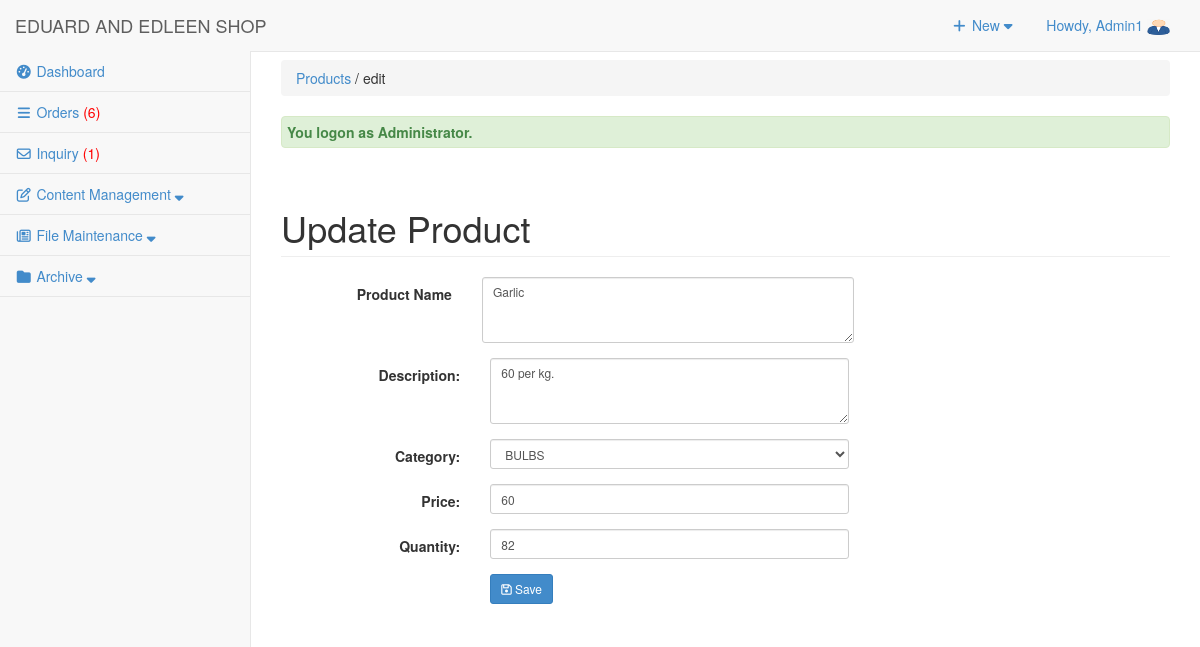
Screenshot of /admin/products/index.php?view=edit&id=201754 (signed in) with the database file from the repository.
### tables this page shows
CREATE TABLE `tbluseraccount` (
  `USERID` int(11) NOT NULL,
  `U_NAME` varchar(122) NOT NULL,
  `U_USERNAME` varchar(122) NOT NULL,
  `U_PASS` varchar(122) NOT NULL,
  `U_ROLE` varchar(30) NOT NULL,
  `USERIMAGE` varchar(255) NOT NULL,
  `U_STATUS` varchar(255) NOT NULL DEFAULT 'Active'
);

CREATE TABLE `tblproduct` (
  `PROID` int(11) NOT NULL,
  `PRODNAME` varchar(100) NOT NULL,
  `PRODESC` varchar(255) DEFAULT NULL,
  `INGREDIENTS` varchar(255) NOT NULL,
  `PROQTY` int(11) DEFAULT NULL,
  `ORIGINALPRICE` double NOT NULL,
  `PROPRICE` double DEFAULT NULL,
  `CATEGID` int(11) DEFAULT NULL,
  `IMAGES` varchar(255) DEFAULT NULL,
  `PROSTATS` varchar(30) DEFAULT NULL,
  `OWNERNAME` varchar(90) NOT NULL,
  `OWNERPHONE` varchar(90) NOT NULL,
  `PROD_STATUS` varchar(255) NOT NULL DEFAULT 'Active'
);

CREATE TABLE `tblcategory` (
  `CATEGID` int(11) NOT NULL,
  `CATEGORIES` varchar(255) NOT NULL,
  `USERID` int(11) NOT NULL
);

### admin/products/index.php (called while the page is built, shortened)
<?php
require_once("../../include/initialize.php");
$view = (isset($_GET['view']) && $_GET['view'] != '') ? $_GET['view'] : '';
	$header=$view;
	$title="Products";
require_once ("../theme/templates.php");
?>

### include/database.php (called while the page is built, shortened)
<?php
class Database {
	var $sql_string = '';
	private $conn;
	public function open_connection() {
		$this->conn = mysqli_connect(server,user,pass);
		if(!$this->conn){
			echo "Problem in database connection! Contact administrator!";
			exit();
		}else{
			$db_select = mysqli_select_db($this->conn,database_name);
		}
	}
	function setQuery($sql='') {
		$this->sql_string=$sql;
	}
	function executeQuery() {
		$result = mysqli_query($this->conn,$this->sql_string);
		return $result;
	}
	private function confirm_query($result) {
		return $result;
	}
	function loadSingleResult() {
		$cur = $this->executeQuery();
		while ($row = mysqli_fetch_object($cur)) {
		return $data = $row;
		}
	}
	public function num_rows($result_set) {
		return mysqli_num_rows($result_set);
	}
}
$mydb = new Database();
?>

### include/accounts.php (called while the page is built, shortened)
<?php
require_once(LIB_PATH.DS.'database.php');
class User {
	protected static  $tblname = "tbluseraccount";
	function single_user($id=""){
			global $mydb;
			$mydb->setQuery("SELECT * FROM ".self::$tblname."
				Where USERID= '{$id}' LIMIT 1");
			$cur = $mydb->loadSingleResult();
			return $cur;
	}
}
?>

### include/products.php (called while the page is built, shortened)
<?php
require_once(LIB_PATH.DS.'database.php');
class Product {
	protected static  $tblname = "tblproduct";
	function single_product($id=""){
			global $mydb;
			$mydb->setQuery("SELECT * FROM ".self::$tblname."
				Where PROID= '{$id}' LIMIT 1");
			$cur = $mydb->loadSingleResult();
			return $cur;
	}
}
?>

### include/categories.php (called while the page is built, shortened)
<?php
require_once(LIB_PATH.DS.'database.php');
class Category {
	protected static  $tblname = "tblcategory";
	function single_category($id=""){
			global $mydb;
			$mydb->setQuery("SELECT * FROM ".self::$tblname."
				Where CATEGID= '{$id}' LIMIT 1");
			$cur = $mydb->loadSingleResult();
			return $cur;
	}
}
?>

### admin/products/edit.php (the view, shortened to what this page needs)
<?php
  $PROID = $_GET['id'];
  $product = New Product();
  $singleproduct = $product->single_product($PROID);
?>
        <div class="row">
         <div class="col-lg-12">
            <h1 class="page-header">Update Product</h1>
          </div>
       </div>
       <form class="form-horizontal span6" action="controller.php?action=edit" method="POST"  />
                <div class="row">
                  <div class="form-group">
                     <div class="col-md-8">
                       <label class="col-md-4 control-label" for=
                       "PRODNAME">Product Name</label>
                       <div class="col-md-8">
                       <textarea class="form-control input-sm" id="PRODNAME" name="PRODNAME" cols="1" rows="3" ><?php echo $singleproduct->PRODNAME; ?></textarea>
                       </div>
                     </div>
                   </div>
                  </div>
                     <div class="form-group">
                    <div class="col-md-8">
                      <label class="col-md-4 control-label" for=
                      "PRODESC">Description:</label>
                      <div class="col-md-8">
                      <textarea class="form-control input-sm" id="PRODESC" name="PRODESC" cols="1" rows="3" ><?php echo $singleproduct->PRODESC; ?>
                      </textarea>
                      </div>
                    </div>
                  </div>
                  <div class="form-group">
                    <div class="col-md-8">
                      <label class="col-md-4 control-label" for=
                      "CATEGORY">Category:</label>
                      <div class="col-md-8">
                       <select class="form-control input-sm" name="CATEGORY" id="CATEGORY">
                          <?php
                         $category = New Category();
                          $singlecategory = $category->single_category($singleproduct->CATEGID);
                          echo  '<option SELECTED  value='.$singlecategory->CATEGID.' >'.$singlecategory->CATEGORIES.'</option>';
                          ?>
                        </select>
                      </div>
                    </div>
                  </div>
                   <div class="form-group">
                    <div class="col-md-8">
                      <label class="col-md-4 control-label" for=
                      "PROPRICE">Price:</label>
                      <div class="col-md-8">
                          <input class="form-control input-sm" id="PROPRICE"  step="any" name="PROPRICE" placeholder=
                            "&#8369 Price " type="number" value="<?php echo $singleproduct->PROPRICE; ?>">
                      </div>
                    </div>
                  </div>
                   <div class="form-group">
                    <div class="col-md-8">
                      <label class="col-md-4 control-label" for=
                      "PROQTY">Quantity:</label>
                      <div class="col-md-8">
                         <input class="form-control input-sm" id="PROQTY" name="PROQTY" placeholder=
                            "Quantity" type="number" value="<?php echo $singleproduct->PROQTY; ?>">
                      </div>
                    </div>
                  </div>
             <div class="form-group">
                    <div class="col-md-8">
                      <label class="col-md-4 control-label" for=
                      "idno"></label>
                      <div class="col-md-8">
                               <button class="btn  btn-primary btn-sm" name="save" type="submit" ><span class="fa fa-save fw-fa"></span> Save</button>
                  </div>
                    </div>
                  </div>
            </div>

### admin/theme/templates.php (shortened to what this page needs)
<!DOCTYPE html>
<html lang="en">
<head>
<link href="<?php echo web_root; ?>admin/css/bootstrap.min.css" rel="stylesheet">
<link href="<?php echo web_root; ?>admin/css/metisMenu.min.css" rel="stylesheet">
<link href="<?php echo web_root; ?>admin/css/timeline.css" rel="stylesheet">
<link href="<?php echo web_root; ?>admin/css/sb-admin-2.css" rel="stylesheet">
<link href="<?php echo web_root; ?>admin/font/css/font-awesome.min.css" rel="stylesheet" type="text/css">
<link href="<?php echo web_root; ?>admin/font/font-awesome.min.css" rel="stylesheet" type="text/css">
<link href="<?php echo web_root; ?>admin/css/dataTables.bootstrap.css" rel="stylesheet">
<link href="<?php echo web_root; ?>css/bootstrap-datetimepicker.min.css" rel="stylesheet" media="screen">
<link href="<?php echo web_root; ?>css/datepicker.css" rel="stylesheet" media="screen">
<link href="<?php echo web_root; ?>admin/css/costum.css" rel="stylesheet">
<link href="<?php echo web_root; ?>admin/css/ekko-lightbox.css" rel="stylesheet">
</head>
  <?php
    $query = "SELECT * FROM tblsummary WHERE ORDEREDSTATS = 'Pending'";
    $mydb->setQuery($query);
    $cur = $mydb->executeQuery();
    $rowscount = $mydb->num_rows($cur);
    $res = isset($rowscount)? $rowscount : 0;
    if($res>0){
    $order = '<span style="color:red;">('.$res.')</span>';
    }else{
        $order = '<span> ('.$res.')</span>';
    }
    $query = "SELECT * FROM tblinquiry WHERE INQSTATUS = 'NEW'";
    $mydb->setQuery($query);
    $cur = $mydb->executeQuery();
    $rowscount = $mydb->num_rows($cur);
    $res = isset($rowscount)? $rowscount : 0;
    if($res>0){
    $inquiry = '<span style="color:red;">('.$res.')</span>';
    }else{
        $inquiry = '<span> ('.$res.')</span>';
    }
?>
<body>
   <div id="wrapper">
        <nav class="navbar navbar-default navbar-static-top  " role="navigation" style="margin-bottom: 0">
            <div class="navbar-header">
                 <a class="navbar-brand"  href="<?php echo web_root; ?>admin/index.php" >EDUARD AND EDLEEN SHOP</a>
            </div>
            <ul class="nav navbar-top-links navbar-right">
                 <li class="dropdown">
                    <a class="dropdown-toggle" data-toggle="dropdown" href="#">
                        <i class="fa fa-plus fa-fw"></i> New  <i class="fa fa-caret-down"></i>
                    </a>
                </li>
<?php
 $user = New User();
$singleuser = $user->single_user($_SESSION['USERID']);
?>
                <li class="dropdown">
                    <a class="dropdown-toggle" data-toggle="dropdown" href="#">
                        Howdy, <?php echo $_SESSION['U_NAME']; ?> <img title="profile image" width="23px" height="17px" src="<?php echo web_root.'admin/user/'.$singleuser ->USERIMAGE ?>">
                    </a>
                </li>
            </ul>
            <div class="navbar-default sidebar" role="navigation">
                <div class="sidebar-nav navbar-collapse">
                    <ul class="nav" id="side-menu">
                        <li>
                             <a href="<?php echo web_root; ?>admin/dashboard/"><i class="fa fa-tachometer fa-fw"></i>  Dashboard </a>
                        </li>
                        <li>
                             <a href="<?php echo web_root; ?>admin/orders/" ><i class="fa fa-reorder fa-fw"></i>  Orders <?php echo $order; ?></a>
                        </li>
                        <li>
                             <a href="<?php echo web_root; ?>admin/inquiry/" ><i class="fa fa-envelope-o fa-fw"></i>  Inquiry <?php echo $inquiry; ?></a>
                        </li>
                        <li class="nav-item">
                            <a class="nav-link" data-toggle="collapse" href="#collapseExample1" aria-expanded="false" aria-controls="collapseExample">
                                <i class="fa fa-pencil-square-o fa-fw"></i><span class="menu-title"> Content Management <i class="fa fa-sort-down"></i></span>
                            </a>
                        </li>
                        <li class="nav-item">
                            <a class="nav-link" data-toggle="collapse" href="#collapseExample3" aria-expanded="false" aria-controls="collapseExample">
                                <i class="fa fa-newspaper-o fa-fw"></i><span class="menu-title"> File Maintenance <i class="fa fa-sort-down"></i></span>
                            </a>
                        </li>
                        <?php if ($_SESSION['U_ROLE']=='Administrator') {
                        ?>
                        <li class="nav-item">
                            <a class="nav-link" data-toggle="collapse" href="#collapseExample2" aria-expanded="false" aria-controls="collapseExample">
                                <i class="fa fa-folder fa-fw"></i><span class="menu-title"> Archive <i class="fa fa-sort-down"></i></span>
                            </a>
                        </li>
                 <?php }  ?>
                    </ul>
                </div>
            </div>
        </nav>
  <div id="page-wrapper">
            <div class="row" >
                <div class="col-lg-12">
                    <?php
                    if ($title<>'Dashboard'){
                       echo   '<p class="breadcrumb" style="margin-top: 8px;">
                        <a href="index.php" title="'. $title.'" >'. $title.'</a>
                        '.(isset($header) ? ' / '. $header : '').'  </p>'  ;
                    } ?>
                  <?php require_once $content; ?>
                </div>
            </div>
        </div>
</body>
</html>

### admin/css/sb-admin-2.css (style rules this page uses)
body { background-color: #f8f8f8; }
#wrapper { width: 100%; }
#page-wrapper { padding: 0 15px; min-height: 568px; background-color: #fff; }
@media (min-width:768px) { #page-wrapper { position: inherit; margin: 0 0 0 250px; padding: 0 30px; border-left: 1px solid #e7e7e7; } }
.navbar-top-links { margin-right: 0; }
.navbar-top-links li { display: inline-block; }
.navbar-top-links li:last-child { margin-right: 15px; }
.navbar-top-links li a { padding: 15px; min-height: 50px; }
.sidebar .sidebar-nav.navbar-collapse { padding-right: 0; padding-left: 0; }
.sidebar ul li { border-bottom: 1px solid #e7e7e7; }
@media (min-width:768px) { .sidebar { z-index: 1; position: absolute; width: 250px; margin-top: 51px; } }

### rows the page displays
tbluseraccount: USERIMAGE (picture)
tblproduct: PRODNAME "Garlic", PRODESC "60 per kg.", PROPRICE "60", PROQTY "82"
tblcategory: CATEGORY "BULBS"

### other values shown
$_SESSION['U_NAME'] "Admin1"
$res "6"
$res "1"
$title "Products"
$header "edit"
$_SESSION['message'] "You logon as Administrator."
